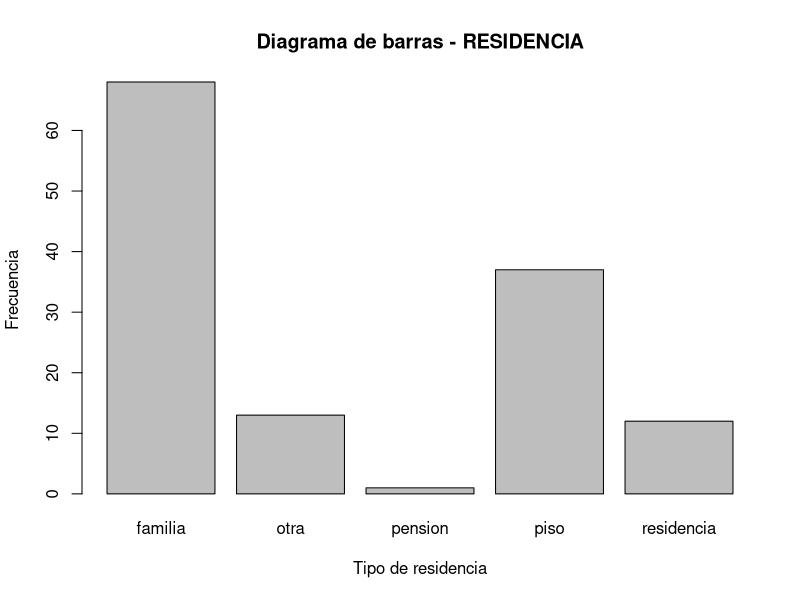
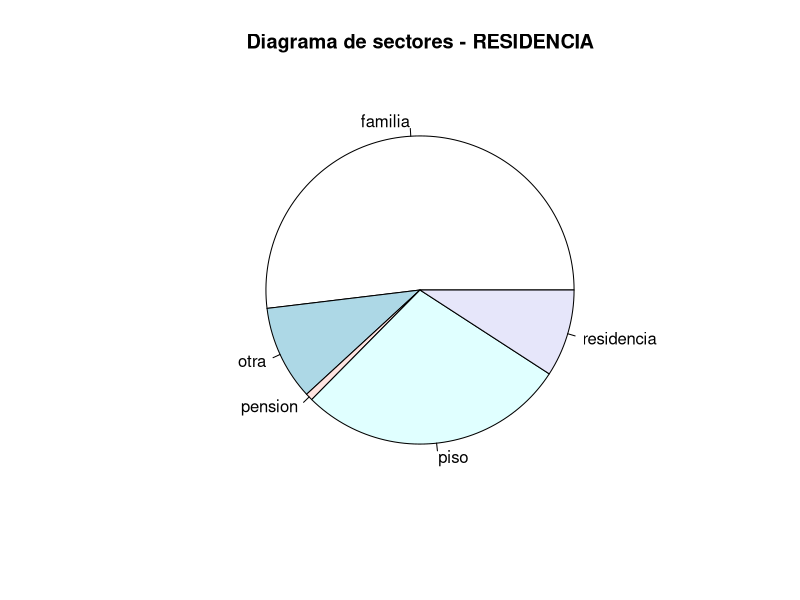
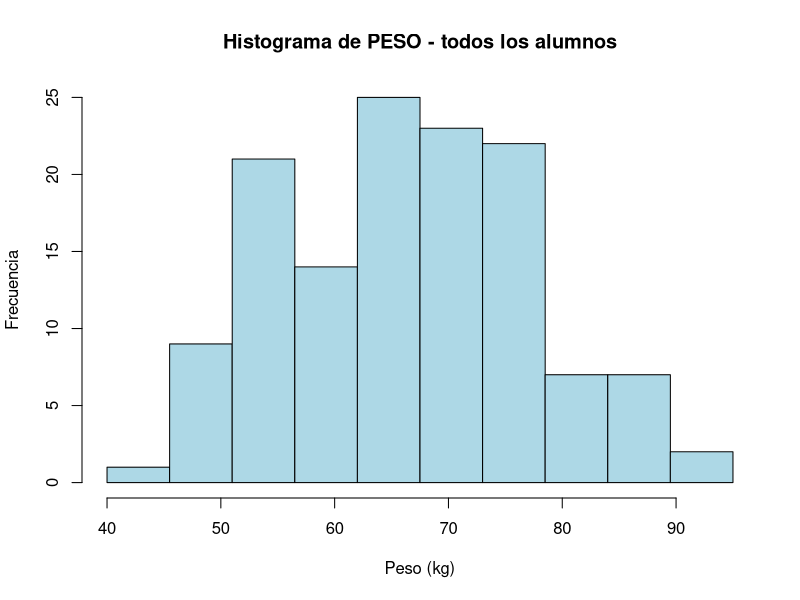
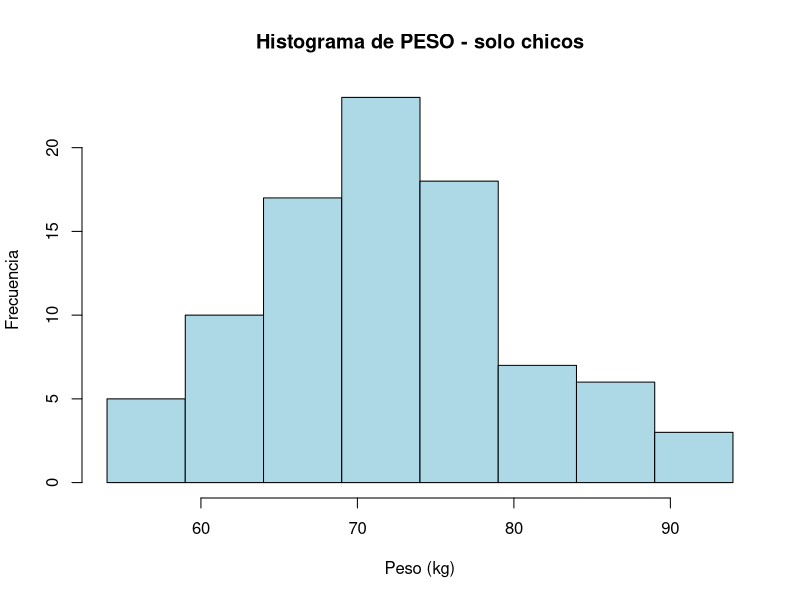
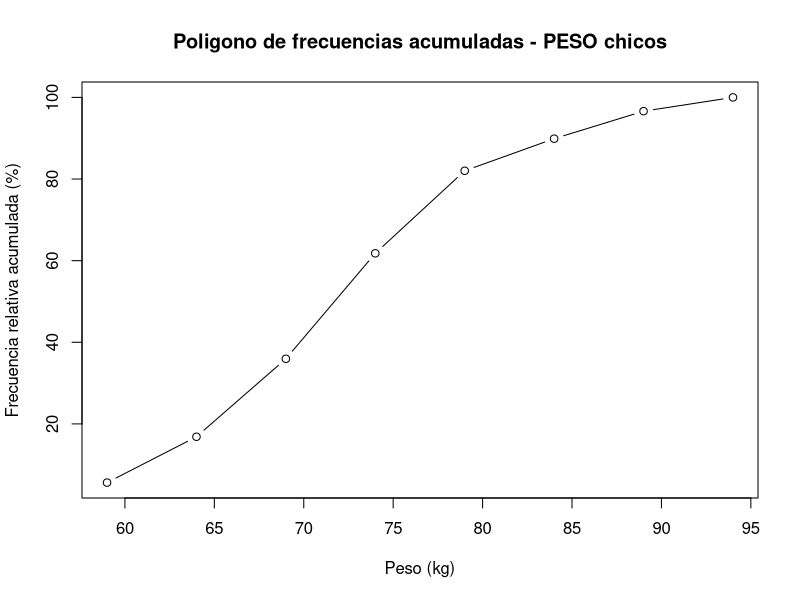
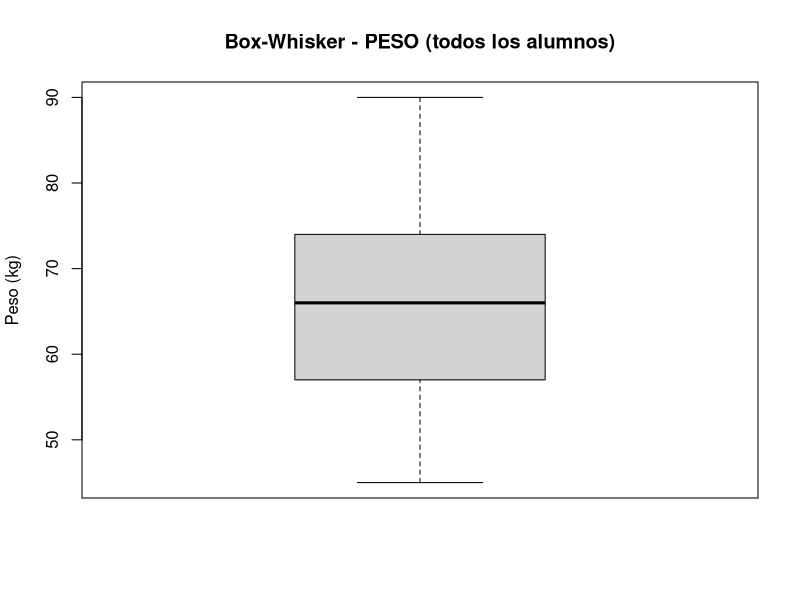
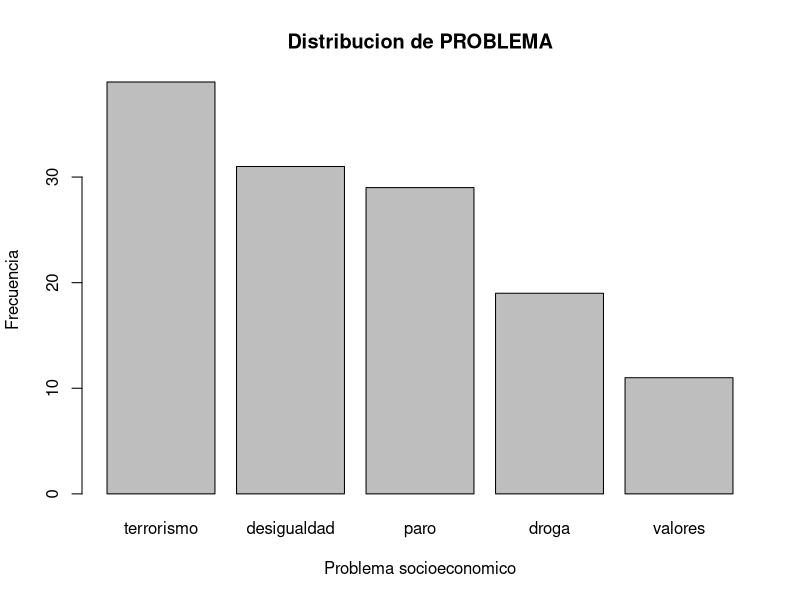
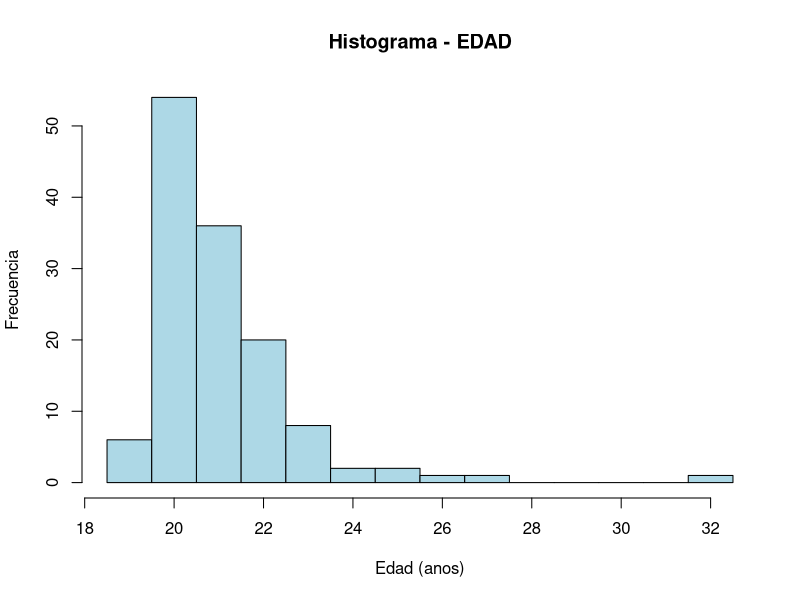

The R source for these figures, in order:
## ---- chunk 1
knitr::opts_chunk$set(echo = TRUE, warning = FALSE, message = FALSE)
## ---- chunk 2
datos <- read.csv("CURS8990-Codif.csv", fileEncoding = "latin1", strip.white = TRUE)
datos <- datos[, 1:11]
head(datos)
## ---- chunk 3
cat("Numero de variables:", ncol(datos), "\n")
cat("Numero de alumnos:", nrow(datos), "\n")
cat("Casos completos:", sum(complete.cases(datos)), "\n")
str(datos)
## ---- chunk 4
frec <- table(datos$RESIDENCIA)
frec_rel <- round(prop.table(frec) * 100, 2)
frec_acum <- cumsum(frec)
frec_rel_acum <- cumsum(frec_rel)

tabla_res <- data.frame(
  Frec_abs = as.numeric(frec),
  Frec_rel = as.numeric(frec_rel),
  Frec_acum = as.numeric(frec_acum),
  Frec_rel_acum = as.numeric(frec_rel_acum)
)
rownames(tabla_res) <- names(frec)
tabla_res
## ---- chunk 5
barplot(frec, main = "Diagrama de barras - RESIDENCIA",
        xlab = "Tipo de residencia", ylab = "Frecuencia")
## ---- chunk 6
pie(frec, main = "Diagrama de sectores - RESIDENCIA")
## ---- chunk 7
breaks_peso <- seq(40, 95, length.out = 11)
clases <- cut(datos$PESO, breaks = breaks_peso, include.lowest = TRUE, right = FALSE)
frec_peso <- table(clases)
frec_rel_peso <- round(prop.table(frec_peso) * 100, 2)
frec_acum_peso <- cumsum(frec_peso)
frec_rel_acum_peso <- cumsum(frec_rel_peso)

tabla_peso <- data.frame(
  Frec_abs = as.numeric(frec_peso),
  Frec_rel = as.numeric(frec_rel_peso),
  Frec_acum = as.numeric(frec_acum_peso),
  Frec_rel_acum = as.numeric(frec_rel_acum_peso)
)
rownames(tabla_peso) <- names(frec_peso)
tabla_peso
## ---- chunk 8
hist(datos$PESO, breaks = breaks_peso, right = FALSE,
     main = "Histograma de PESO - todos los alumnos",
     xlab = "Peso (kg)", ylab = "Frecuencia", col = "lightblue")
## ---- chunk 9
chicos <- datos[datos$SEXO == "chicos", ]
breaks_chicos <- seq(54, 94, length.out = 9)

hist(chicos$PESO, breaks = breaks_chicos, right = FALSE,
     main = "Histograma de PESO - solo chicos",
     xlab = "Peso (kg)", ylab = "Frecuencia", col = "lightblue")
## ---- chunk 10
clases_chicos <- cut(chicos$PESO, breaks = breaks_chicos,
                     include.lowest = TRUE, right = FALSE)
frec_ch <- table(clases_chicos)
frec_acum_ch <- cumsum(frec_ch) / sum(frec_ch) * 100
limites_sup <- breaks_chicos[-1]

plot(limites_sup, frec_acum_ch, type = "b",
     main = "Poligono de frecuencias acumuladas - PESO chicos",
     xlab = "Peso (kg)", ylab = "Frecuencia relativa acumulada (%)")
## ---- chunk 11
quantile(chicos$PESO, probs = c(0.10, 0.25, 0.50, 0.75, 0.90), na.rm = TRUE)
## ---- chunk 12
peso <- datos$PESO

cat("Media:", mean(peso, na.rm = TRUE), "\n")
cat("Mediana:", median(peso, na.rm = TRUE), "\n")
cat("Desv. tipica:", sd(peso, na.rm = TRUE), "\n")
cat("Varianza:", var(peso, na.rm = TRUE), "\n")
cat("Minimo:", min(peso, na.rm = TRUE), "\n")
cat("Maximo:", max(peso, na.rm = TRUE), "\n")
cat("Rango:", diff(range(peso, na.rm = TRUE)), "\n")
cat("Q1:", quantile(peso, 0.25, na.rm = TRUE), "\n")
cat("Q3:", quantile(peso, 0.75, na.rm = TRUE), "\n")
cat("IQR:", IQR(peso, na.rm = TRUE), "\n")
cat("Coef. de variacion (%):", round(sd(peso, na.rm = TRUE) / mean(peso, na.rm = TRUE) * 100, 2), "\n")
## ---- chunk 13
boxplot(datos$PESO, main = "Box-Whisker - PESO (todos los alumnos)",
        ylab = "Peso (kg)")
## ---- chunk 14
# 1) Tipo de variable
cat("1) PROBLEMA es una variable CUALITATIVA NOMINAL.\n\n")

# 2) Datos faltantes
cat("2) Datos faltantes en PROBLEMA:", sum(is.na(datos$PROBLEMA) | datos$PROBLEMA == ""), "\n\n")

# 3) Valores posibles
cat("3) Valores posibles:\n")
print(unique(datos$PROBLEMA[datos$PROBLEMA != ""]))
## ---- chunk 15
# Tabla de frecuencias
frec_prob <- sort(table(datos$PROBLEMA[datos$PROBLEMA != ""]), decreasing = TRUE)
frec_rel_prob <- round(prop.table(frec_prob) * 100, 2)

tabla_prob <- data.frame(
  Frec_abs = as.numeric(frec_prob),
  Frec_rel = as.numeric(frec_rel_prob),
  Frec_acum = cumsum(as.numeric(frec_prob)),
  Frec_rel_acum = cumsum(as.numeric(frec_rel_prob))
)
rownames(tabla_prob) <- names(frec_prob)
tabla_prob
## ---- chunk 16
barplot(frec_prob, main = "Distribucion de PROBLEMA",
        xlab = "Problema socioeconomico", ylab = "Frecuencia")
## ---- chunk 17
# 4 a 7
cat("4) No, no los consideran igualmente importantes. El paro destaca claramente.\n\n")

cat("5) Porcentaje que considera el paro el mayor problema:",
    frec_rel_prob["paro"], "%\n\n")

cat("6) Alumnos que senalan el terrorismo:",
    frec_prob["terrorismo"], "\n\n")

cat("7) PROBLEMA es nominal, solo tiene sentido la MODA.\n")
cat("   Moda:", names(frec_prob)[1], "con", frec_prob[1], "alumnos.\n")
cat("   La media y la mediana no aplican para variables nominales.\n")
## ---- chunk 18
cat("1) EDAD es CUANTITATIVA DISCRETA (anos cumplidos).\n\n")

cat("2) Datos faltantes:", sum(is.na(datos$EDAD)), "\n\n")
## ---- chunk 19
# 3) Atipicos con criterio 1.5*IQR
q1_e <- quantile(datos$EDAD, 0.25, na.rm = TRUE)
q3_e <- quantile(datos$EDAD, 0.75, na.rm = TRUE)
iqr_e <- IQR(datos$EDAD, na.rm = TRUE)
lim_sup_e <- q3_e + 1.5 * iqr_e

cat("3) Limite superior para atipicos:", lim_sup_e, "\n")
atip_e <- datos$EDAD[datos$EDAD > lim_sup_e]
cat("   Valores atipicos:", paste(atip_e, collapse = ", "), "\n")
cat("   Podria ser un alumno que se incorporo tarde. No necesariamente un error.\n\n")

cat("4) Rango:", min(datos$EDAD, na.rm = TRUE), "-", max(datos$EDAD, na.rm = TRUE), "anos\n")
## ---- chunk 20
hist(datos$EDAD, breaks = seq(18.5, 32.5, by = 1),
     main = "Histograma - EDAD", xlab = "Edad (anos)", ylab = "Frecuencia",
     col = "lightblue")
## ---- chunk 21
boxplot(datos$EDAD, main = "Box-Whisker - EDAD", ylab = "Edad (anos)")
## ---- chunk 22
frec_edad <- table(datos$EDAD)
frec_rel_edad <- round(prop.table(frec_edad) * 100, 2)
frec_acum_edad <- cumsum(frec_edad)
frec_rel_acum_edad <- cumsum(frec_rel_edad)

tabla_edad <- data.frame(
  Frec_abs = as.numeric(frec_edad),
  Frec_rel = as.numeric(frec_rel_edad),
  Frec_acum = as.numeric(frec_acum_edad),
  Frec_rel_acum = as.numeric(frec_rel_acum_edad)
)
rownames(tabla_edad) <- names(frec_edad)
tabla_edad
## ---- chunk 23
p10_e <- quantile(datos$EDAD, 0.10, na.rm = TRUE)
pct_m23 <- round(mean(datos$EDAD > 23, na.rm = TRUE) * 100, 2)
n_19_20 <- sum(datos$EDAD >= 19 & datos$EDAD <= 20, na.rm = TRUE)

cat("5) El 10% de los alumnos tiene edad <=", p10_e, "anos.\n")
cat("6) P10 =", p10_e, "anos.\n")
cat("7) Alumnos con edad > 23 anos:", pct_m23, "%\n")
cat("8) Alumnos entre 19 y 20 anos:", n_19_20, "\n\n")

cat("9) La mayoria tiene entre 19 y 22 anos. Hay asimetria positiva\n")
cat("   (cola hacia edades mayores) con algun valor extremo alto.\n\n")

cat("10) Estadistico de centralizacion: MEDIANA =",
    median(datos$EDAD, na.rm = TRUE), "anos.\n")
cat("    Se prefiere la mediana por los valores atipicos.\n\n")

cat("11) Estadistico de dispersion: IQR =", IQR(datos$EDAD, na.rm = TRUE), "anos.\n")
cat("    Mas robusto que la desviacion tipica ante outliers.\n")
## ---- chunk 24
cat("1) TIEMPO es CUANTITATIVA CONTINUA (minutos).\n\n")
cat("2) Datos faltantes:", sum(is.na(datos$TIEMPO)), "\n\n")
## ---- chunk 25
q1_t <- quantile(datos$TIEMPO, 0.25, na.rm = TRUE)
q3_t <- quantile(datos$TIEMPO, 0.75, na.rm = TRUE)
iqr_t <- IQR(datos$TIEMPO, na.rm = TRUE)
lim_sup_t <- q3_t + 1.5 * iqr_t

cat("3) Limite superior para atipicos:", lim_sup_t, "min\n")
atip_t <- datos$TIEMPO[datos$TIEMPO > lim_sup_t]
cat("   Valores atipicos:", paste(sort(unique(atip_t)), collapse = ", "), "min\n")
cat("   Puede ser real, alguien que viene de lejos.\n\n")

cat("4) Rango:", min(datos$TIEMPO, na.rm = TRUE), "-",
    max(datos$TIEMPO, na.rm = TRUE), "minutos\n")
## ---- chunk 26
breaks_t <- seq(0, 95, by = 5)
hist(datos$TIEMPO, breaks = breaks_t, right = FALSE,
     main = "Histograma - TIEMPO", xlab = "Tiempo (min)",
     ylab = "Frecuencia", col = "lightblue")
## ---- chunk 27
clases_t <- cut(datos$TIEMPO, breaks = breaks_t, include.lowest = TRUE, right = FALSE)
frec_t <- table(clases_t)
frec_t <- frec_t[frec_t > 0]
frec_acum_t <- cumsum(frec_t) / sum(frec_t) * 100
lim_t <- breaks_t[-1][seq_along(frec_t)]

plot(lim_t, frec_acum_t, type = "b",
     main = "Poligono de frecuencias acumuladas - TIEMPO",
     xlab = "Tiempo (min)", ylab = "Frec. relativa acumulada (%)")
## ---- chunk 28
boxplot(datos$TIEMPO, main = "Box-Whisker - TIEMPO", ylab = "Tiempo (min)")
## ---- chunk 29
p75_t <- quantile(datos$TIEMPO, 0.75, na.rm = TRUE)
pct_m25 <- round(mean(datos$TIEMPO > 25, na.rm = TRUE) * 100, 2)
n_25_30 <- sum(datos$TIEMPO >= 25 & datos$TIEMPO < 30, na.rm = TRUE)

cat("5) El 75% de los alumnos tarda menos de", p75_t, "min.\n")
cat("6) P75 =", p75_t, "minutos.\n")
cat("7) Alumnos que tardan mas de 25 min:", pct_m25, "%\n")
cat("8) Alumnos entre 25 y 30 min:", n_25_30, "\n\n")

cat("9) Distribucion claramente sesgada a la derecha. La mayoria tarda\n")
cat("   entre 10 y 30 min pero hay una cola con valores altos.\n\n")

cat("10) Estadistico de centralizacion: MEDIANA =",
    median(datos$TIEMPO, na.rm = TRUE), "min.\n")
cat("    La media se ve muy afectada por los valores extremos.\n\n")

cat("11) Estadistico de dispersion: IQR =", IQR(datos$TIEMPO, na.rm = TRUE), "min.\n")
## ---- chunk 30
sessionInfo()
